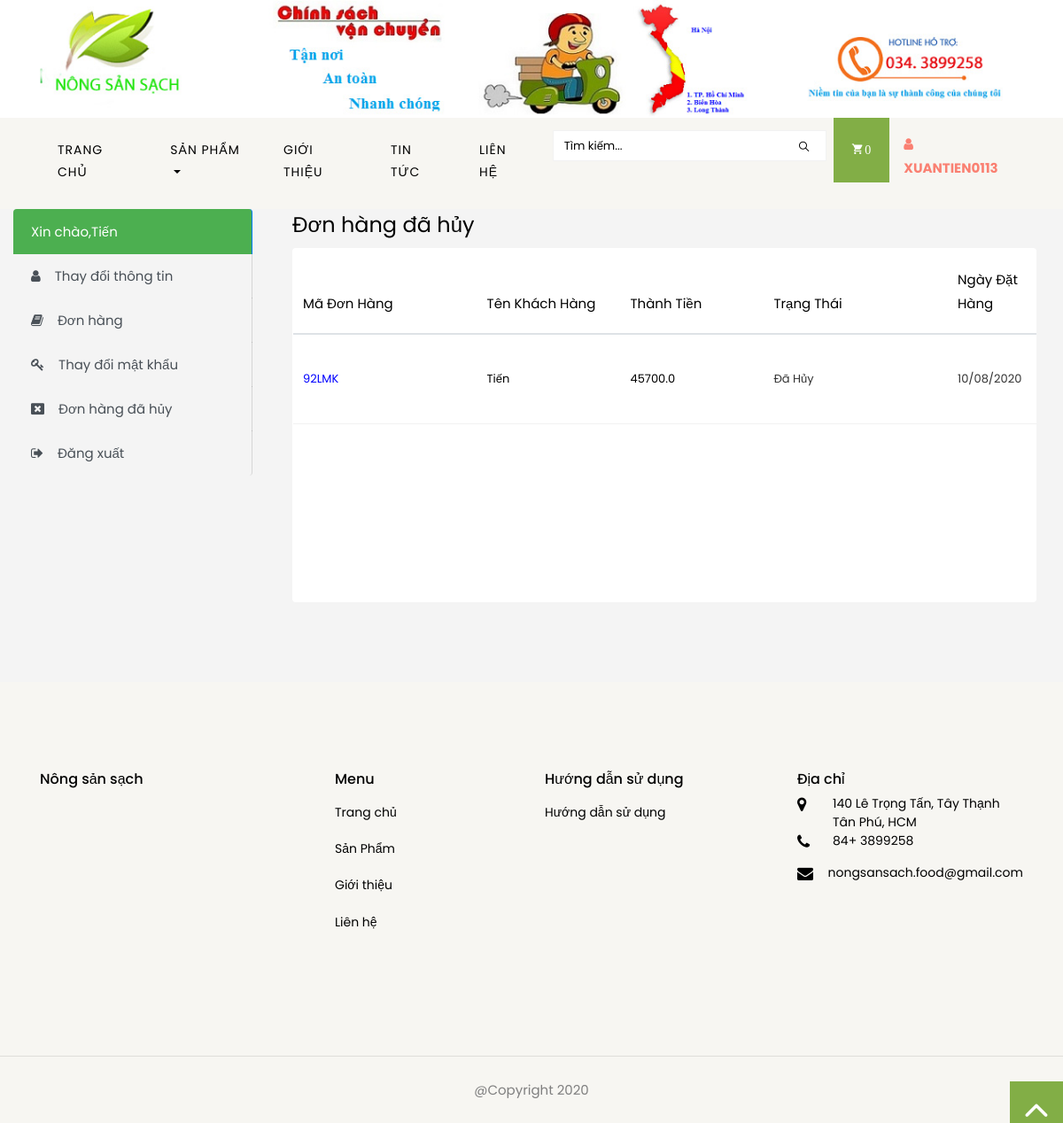
The app's page /order/ordercancel (signed in) with its own data.
### order/models.py (models this page shows, shortened)
class Order(models.Model):
    STATUS= (
        ('Mới', 'Mới'),
        ('Đã Xác Nhận', 'Đã Xác Nhận'),
        ('Đang Vận Chuyển', 'Đang Vận Chuyển'),
        ('Hoàn Thành', 'Hoàn Thành'),
        ('Đã Hủy', 'Đã Hủy'),
        ('Đang Đóng Gói', 'Đang Đóng Gói'),
    )
    user = models.ForeignKey(User, on_delete= models.SET_NULL, null=True)
    shipper = models.ForeignKey(Shipper, on_delete= models.SET_NULL, blank=True, null=True)
    code = models.CharField(max_length=5, editable=False)
    first_name = models.CharField(max_length=10)
    last_name = models.CharField(max_length=10)
    phone = models.CharField(blank=True, max_length=20)
    address = models.CharField(blank=True, max_length=150)
    city = models.ForeignKey(City, on_delete=models.SET_NULL, blank=True, null=True)
    country = models.ForeignKey(district,on_delete=models.SET_NULL, blank=True, null=True)
    ward = models.ForeignKey(ward,on_delete=models.SET_NULL, blank=True, null=True)
    total = models.FloatField()
    status = models.CharField(max_length=20, choices=STATUS, default='Mới')
    ip = models.CharField(blank=True, max_length=20)
    adminnote = models.CharField(blank=True, max_length=100)
    create_date = models.DateTimeField(auto_now_add=True)
    update_date = models.DateTimeField(default=timezone.now() + timezone.timedelta(days=10))

### order/views.py (the view)
# urls.py: path('ordercancel',views.OrderCancel, name="ordercancel")
def OrderCancel(request):
    product = Product.objects.all()
    product_laster = Product_detail.objects.all().order_by('-id')[:10]
    product_detail = Product_detail.objects.all()
    curreent_user = request.user
    orderproduct = Order.objects.filter(user_id = curreent_user.id)
    extra_context = {
        'product': product,
        'product_laster':product_laster,
        'product_detail': product_detail,
        'orderproduct': orderproduct,
    }
    return render(request, 'ordercancel.html', extra_context)

### home/templatetags/cart_templatetags.py (called while the page is built)
@register.simple_tag
def shopcartcount(userid):
    count = ShopCart.objects.filter(user_id=userid).count()
    return count

### templates/ordercancel.html (shortened to what this page needs)
{% extends 'store/main_profile.html' %}
{% load static %}
{% static "images" as baseURL %}
{% block content %}
    <div class="container">
        <section class="ftco-section ftco-cart" style="padding-top:0 !important ;">
            <div class="row">
                <div class="col-md-12 ftco-animate" style="padding-top:0 !important ;">
                    <h4>Đơn hàng đã hủy</h4>
                    <div class="cart-list">
                        <table class="table">
                            <thead class="thead-primary">
                            <tr class="text-center">
                                <th>Mã Đơn Hàng</th>
                                <th>Tên Khách Hàng</th>
                                <th>Thành Tiền</th>
                                <th>Trạng Thái</th>
                                <th>Ngày Đặt Hàng</th>
                            </tr>
                            </thead>
                            {% for sc in orderproduct %}
                            <tbody>
                            {% if sc.status == "Đã Hủy" %}
                            <tr class="text-center">
                                <td class="product-name" width="10%">
                                    <a href="/order/orderproductdetail/{{sc.id}}"  style="color: blue;">{{ sc.code }}</a>
                                </td>
                                <td class="price" width="20%">
                                    {{ sc.first_name }}
                                </td>
                                <td class="total" width="20%">
                                    {{ sc.total }}
                                </td>
                                <td class="product-name" id="status" width="20%">
                                    {{ sc.status }}
                                </td>
                                <td class="product-name" width="30%">
                                    {{ sc.create_date|date:"d/m/yy" }}
                                </td>
                            </tr>
                            {% endif %}
                            </tbody>
                            {% endfor %}
                        </table>
                    </div>
                </div>
            </div>
        </section>
    </div>
{% endblock content %}

### templates/store/main_profile.html (shortened to what this page needs)
<!DOCTYPE html>
{% load static %}
{% static "images" as baseURL %}
<link rel="stylesheet" href="https://ajax.googleapis.com/ajax/libs/jqueryui/1.11.4/themes/smoothness/jquery-ui.css">
<html lang="en">
  <head>
    <link rel="stylesheet" href="https://cdnjs.cloudflare.com/ajax/libs/font-awesome/4.7.0/css/font-awesome.min.css">
    <link rel="stylesheet" href="{% static 'css/open-iconic-bootstrap.min.css' %}">
    <link rel="stylesheet" href="{% static 'css/animate.css' %}">
    <link rel="stylesheet" href="{% static 'css/owl.carousel.min.css' %}">
    <link rel="stylesheet" href="{% static 'css/owl.theme.default.min.css' %}">
    <link rel="stylesheet" href="{% static 'css/magnific-popup.css' %}">
    <link rel="stylesheet" href="{% static 'css/aos.css' %}">
    <link rel="stylesheet" href="{% static 'css/ionicons.min.css' %}">
    <link rel="stylesheet" href="{% static 'css/bootstrap-datepicker.css' %}">
    <link rel="stylesheet" href="{% static 'css/jquery.timepicker.css' %}">
    <link rel="stylesheet" href="{% static 'css/flaticon.css' %}">
    <link rel="stylesheet" href="{% static 'css/icomoon.css' %}">
    <link rel="stylesheet" href="{% static 'css/main.css' %}">
    <link rel="stylesheet" href="{% static 'css/util.css' %}">
    <link rel="stylesheet" href="{% static 'css/style.css' %}">
    <link rel="stylesheet" href="{% static 'css/style1.css' %}">
  </head>
  <body class="goto-here">
    <div class="container">
      <div class="row no-gutters d-flex align-items-start align-items-center px-md-0">
        <div class="col-lg-12 d-block">
          <div class="row d-flex">
            <a href="{% url 'index' %}">
              <img class="banner-top" src="{% static 'images/banner.jpg' %}" alt="">
            </a>
          </div>
        </div>
    </div>
  </div>
    <nav class="navbar navbar-expand-lg navbar-dark ftco_navbar bg-light ftco-navbar-light" id="ftco-navbar">
      <div class="container">
      <div class="collapse navbar-collapse" id="ftco-nav">
        <ul class="navbar-nav ml-auto">
        <li class="nav-item active"><a href="{% url 'index' %}" class="nav-link">Trang chủ</a></li>
        <li class="nav-item dropdown">
        <a class="nav-link dropdown-toggle" href="{% url 'shop' %}" id="dropdown04" data-toggle="dropdown" aria-haspopup="true" aria-expanded="false">Sản phẩm</a>
        </li>
        <li class="nav-item"><a href="{% url 'about' %}" class="nav-link">Giới thiệu</a></li>
        <li class="nav-item"><a href="{% url 'blog' %}" class="nav-link">Tin tức</a></li>
        <li class="nav-item"><a href="{% url 'contact' %}" class="nav-link">Liên hệ</a></li>
          <li class="nav-item nav-link">
            <form action="/s/" role="search" class="search-form">
              <div class="form-group">
                <span class="icon ion-ios-search"></span>
                <input type="text"  name='q' class="form-control" placeholder="Tìm kiếm...">
              </div>
            </form>
          </li>
            <li class="nav-item cta cta-colored">
              <a href="{% url 'shopcart' %}" class="nav-link">
                {% load cart_templatetags %}
                {% shopcartcount user.id as count %}
                <span class="icon-shopping_cart">{{ count }}</span></a>
            </li>
              <li class="nav-item nav-link" >
                {% if user.id is not None %}
                  {% if user.is_superuser %}
                    <div class="dropdown">
                        <strong class="text-uppercase">
                          <a href="{% url 'information' %}" style="color: salmon !important;" class="nav-link"><i class="fa fa-user pr-1" aria-hidden="true"></i>{{ user.username }}</a></strong>
                      <div class="dropdown-menu">
                        <a class="dropdown-item" href="{% url 'ordertracking' %}">Đơn hàng</a>
                        <a class="dropdown-item" href="{% url 'report' %}">Thống kê</a>
                        <a class="dropdown-item" href="{% url 'reportproduct' %}">Số lượng tồn</a>
                        <a class="dropdown-item" href="{% url 'user_password' %}">Thay đổi mật khẩu</a>
                        <a class="dropdown-item" href="/logout"> <span>Đăng xuất</span></a>
                      </div>
                    </div>
                  <br>
                  {% else %}
                  <div class="log-res" style="margin-top: -10px;">
                    <div class="dropdown">
                        <strong class="text-uppercase">
                          <a href="{% url 'information' %}" style="color: salmon !important;" class="nav-link"><i class="fa fa-user pr-1" aria-hidden="true"></i>{{ user.username }}</a></strong>
                    </div>
                  <br>
                {% endif %}
                  {% else %}
                </div>
                <li class="nav-item"><a style="color: black;font-size: 12px;text-transform:uppercase;" href="/login"> <span>Đăng nhập</span></a>/<a style="color: black;font-size: 12px;text-transform:uppercase" href="/signup"> <span>Đăng kí</span></a></li>
                {% endif %}
              </li>
        </ul>
      </div>
      </div>
    </nav>
<section>
    <div class="container-fluid" style="background-color: #F4F4F4;">
        <div class="row">
            <div class="col-md-3">
             {% if user.is_superuser %}
                  <div class="list-group" id="linkactive">
                    <a href="{% url 'information' %}" class=" list-group-item list-group-item-action active">Xin chào,{{ user.first_name }}</a>
                    <a href="{% url 'userupdate' %}" class="list-group-item list-group-item-action"><i class="fa fa-user pr-3" aria-hidden="true"></i>Thay đổi thông tin</a>
                    <a href="{% url 'report' %}" class="list-group-item list-group-item-action"><i class="fa fa-bar-chart pr-3" aria-hidden="true"></i>Thống kê doanh thu</a>
                    <a href="{% url 'reportproduct' %}" class="list-group-item list-group-item-action"><i class="fa fa-pie-chart pr-3" aria-hidden="true"></i>Thống kê số lượng tồn</a>
                    <a href="{% url 'user_password' %}" class="list-group-item list-group-item-action"><i class="fa fa-key pr-3" aria-hidden="true"></i>Thay đổi mật khẩu</a>
                    <a href="/logout" class="list-group-item list-group-item-action"><i class="fa fa-sign-out pr-3" aria-hidden="true"></i>Đăng xuất</a>
                  </div>
                  {% else %}
                  <div class="list-group" id="linkactive">
                    <a href="{% url 'information' %}" class=" list-group-item list-group-item-action active">Xin chào,{{ user.first_name }}</a>
                    <a href="{% url 'userupdate' %}" class="list-group-item list-group-item-action"><i class="fa fa-user pr-3" aria-hidden="true"></i>Thay đổi thông tin</a>
                    <a href="{% url 'ordertracking' %}" class="list-group-item list-group-item-action"><i class="fa fa-book pr-3" aria-hidden="true"></i>Đơn hàng</a>
                    <a href="{% url 'user_password' %}" class="list-group-item list-group-item-action"><i class="fa fa-key pr-3" aria-hidden="true"></i>Thay đổi mật khẩu</a>
                    <a href="{% url 'ordercancel' %}" class="list-group-item list-group-item-action"><i class="fa fa-window-close pr-3" aria-hidden="true"></i>Đơn hàng đã hủy</a>
                    <a href="/logout" class="list-group-item list-group-item-action"><i class="fa fa-sign-out pr-3" aria-hidden="true"></i>Đăng xuất</a>
                  </div>
                  {% endif %}
            </div>
    <div class="col-md-9">
                <div class="row">
                    <div class="col-md-12">
                        {% block content %}
                        {% endblock content %}
                    </div>
                </div>
        </div>
    </div>
</div>
</section>
<section class="bg-light">
    <footer class="ftco-footer ftco-section">
        <div class="container">
            <div class="row">
                <div class="mouse">
                    <a href="#" class="mouse-icon">
                        <div class="mouse-wheel"><span class="ion-ios-arrow-up"></span></div>
                    </a>
                </div>
            </div>
            <div class="row">
                <div class="col-lg-3">
                    <div class="ftco-footer-widget">
                        <h2 class="ftco-heading-2">Nông sản sạch</h2>
                        <ul class="ftco-footer-social list-unstyled float-md-left float-lft mt-5">
                        </ul>
                    </div>
                </div>
                <div class="col-lg-3">
                    <div class="ftco-footer-widget ml-md-5">
                        <h2 class="ftco-heading-2">Menu</h2>
                        <ul class="list-unstyled">
                            <li><a href="{% url 'index' %}" class="py-2 d-block">Trang chủ</a></li>
                            <li><a href="{% url 'shop' %}" class="py-2 d-block">Sản Phẩm</a></li>
                            <li><a href="{% url 'about' %}" class="py-2 d-block">Giới thiệu</a></li>
                            <li><a href="{% url 'contact' %}" class="py-2 d-block">Liên hệ</a></li>
                        </ul>
                    </div>
                </div>
                <div class="col-md-3">
                    <div class="ftco-footer-widget">
                        <h2 class="ftco-heading-2">Hướng dẫn sử dụng</h2>
                        <div class="d-flex">
                            <ul class="list-unstyled mr-l-5 pr-l-3 mr-4">
                                <li><a href="{% url 'help' %}" class="py-2 d-block">Hướng dẫn sử dụng</a></li>
                            </ul>
                        </div>
                    </div>
                </div>
                <div class="col-lg-3">
                    <div class="ftco-footer-widget">
                        <h2 class="ftco-heading-2">Địa chỉ</h2>
                        <div class="block-23">
                            <ul>
                                <li><span class="icon icon-map-marker"></span><span class="text">140 Lê Trọng Tấn, Tây Thạnh Tân Phú, HCM</span></li>
                                <li><a href="#"><span class="icon icon-phone"></span><span class="text">84+ 3899258</span></a></li>
                                <li><a href="#"><span class="icon icon-envelope"></span><span class="text">nongsansach.food@gmail.com</span></a></li>
                            </ul>
                        </div>
                    </div>
                </div>
            </div>
        </div>
    </footer>
    <hr>
    <div class="text-center bg-light pt-2 pb-2">
        <p>@Copyright 2020</p>
    </div>
</section>
  </body>

### home/static/css/icomoon.css (style rules this page uses)
[class^="icon-"], [class*=" icon-"] { font-family: 'icomoon' !important; speak: none; font-style: normal; font-weight: normal; font-variant: normal; text-transform: none; line-height: 1; -webkit-font-smoothing: antialiased; -moz-osx-font-smoothing: grayscale; }
.icon-map-marker:before { content: "\f041"; }
.icon-phone:before { content: "\f095"; }
.icon-envelope:before { content: "\f0e0"; }
.icon-shopping_cart:before { content: "\e8cc"; }

### records on screen
Order: code "92LMK", first_name "Tiến", total "45700.0", status "Đã Hủy", create_date "10/08/2020"

### other values on screen
{{ count }} "0"
{{ user.username }} "XUANTIEN0113"
{{ user.first_name }} "Tiến"
